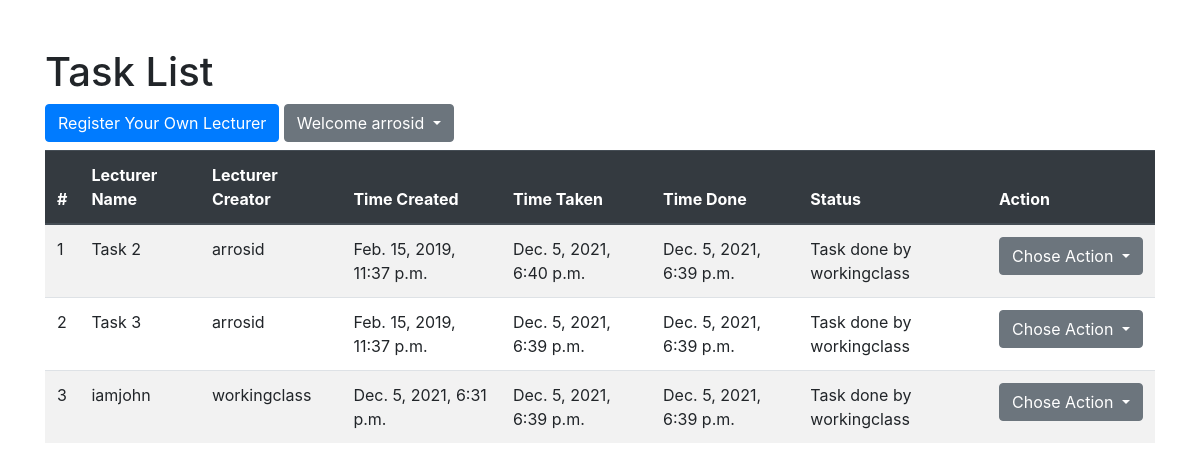
Page /task_list/ (signed in) on the committed database.
### task/models.py (models this page shows, shortened)
class Task(models.Model):
    task_name = models.CharField(max_length=255)
    task_desc = models.TextField(blank=True)
    task_creator = models.ForeignKey(User, on_delete=models.CASCADE)
    task_taker = models.CharField(max_length=255, blank=True)
    time_created = models.DateTimeField(default=timezone.now)
    time_taken = models.DateTimeField(blank=True, null=True)
    time_done = models.DateTimeField(blank=True, null=True)

### task/views.py (the view)
# urls.py: path('task_list/', views.TaskListView.as_view(), name='task_list'),
class TaskListView(LoginRequiredMixin, ListView):
    model = Task
    context_object_name = 'tasks'

### templates/task/task_list.html (shortened to what this page needs)
{% extends 'task/base.html' %}
{% block content %}
    <h1>Task List</h1>
    <a class="btn btn-primary mb-2" href="{% url 'task_create' %}" role="button">Register Your Own Lecturer</a>
    <button class="btn btn-secondary dropdown-toggle mb-2" type="button" id="dropdownMenuButton" data-toggle="dropdown" aria-haspopup="true" aria-expanded="false">
        Welcome {{user.username}}
    </button>
    <table class="table table-striped">
        <thead class="thead-dark">
            <tr>
                <th scope="col">#</th>
                <th scope="col">Lecturer Name</th>
                <th scope="col">Lecturer Creator</th>
                <th scope="col">Time Created</th>
                <th scope="col">Time Taken</th>
                <th scope="col">Time Done</th>
                <th scope="col">Status</th>
                <th scope="col">Action</th>
            </tr>
        </thead>
        <tbody>
            {% for task in tasks %}
                <tr>
                    <td>{{ forloop.counter }}</td>
                    <td>{{ task.task_name }}</td>
                    <td>{{ task.task_creator }}</td>
                    <td>{{ task.time_created }}</td>
                    {% if task.time_taken %}
                        <td>{{ task.time_taken }}</td>
                    {% else %}
                        <td>-</td>
                    {% endif %}
                    {% if task.time_done %}
                        <td>{{ task.time_done }}</td>
                    {% else %}
                        <td>-</td>
                    {% endif %}
                    {% if task.time_taken and task.time_done %}
                        <td>Task done by {{ task.task_taker }}</td>
                    {% elif task.time_taken %}
                        <td>Task taken by {{ task.task_taker }}</td>
                    {% else %}
                        <td>Task not taken yet</td>
                    {% endif %}
                    <td>
                        <div class="dropdown">
                                <button class="btn btn-secondary dropdown-toggle" type="button" id="dropdownMenuButton" data-toggle="dropdown" aria-haspopup="true" aria-expanded="false">
                                    Chose Action
                                </button>
                        </div>
                    </td>
                </tr>
            {% endfor %}
        </tbody>
    </table>
{% endblock %}

### templates/task/base.html (shortened to what this page needs)
<!DOCTYPE html>
<html>
<head>
    <link rel="stylesheet" href="https://stackpath.bootstrapcdn.com/bootstrap/4.3.1/css/bootstrap.min.css">
</head>
<body>
    <div class="container mt-5">
        {% block content %}
        {% endblock %}
    </div>
</body>
</html>

### rows in the picture
Task: task_name "Task 2", task_creator "arrosid", time_created "Feb. 15, 2019, 11:37 p.m.", time_taken "Dec. 5, 2021, 6:40 p.m.", time_done "Dec. 5, 2021, 6:39 p.m.", task_taker "workingclass"
Task: task_name "Task 3", task_creator "arrosid", time_created "Feb. 15, 2019, 11:37 p.m.", time_taken "Dec. 5, 2021, 6:39 p.m.", time_done "Dec. 5, 2021, 6:39 p.m.", task_taker "workingclass"
Task: task_name "iamjohn", task_creator "workingclass", time_created "Dec. 5, 2021, 6:31 p.m.", time_taken "Dec. 5, 2021, 6:39 p.m.", time_done "Dec. 5, 2021, 6:39 p.m.", task_taker "workingclass"

### other values in the picture
{{ user.username }} "arrosid"
